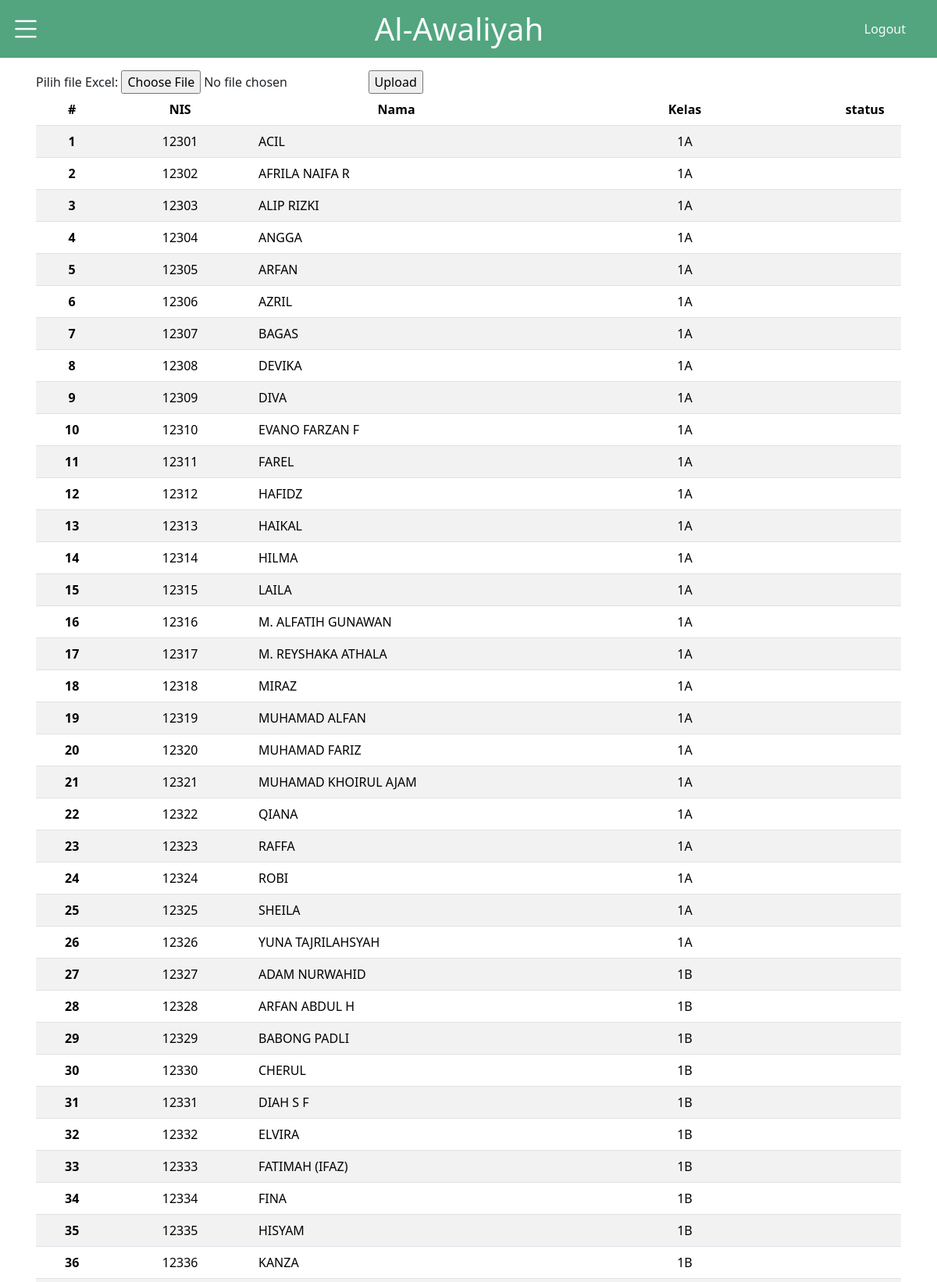
Screenshot of /pages/manajemenSiswa.php (signed in, upper part) with the database file from the repository.
### tables this page shows
CREATE TABLE `siswa` (
  `nis` varchar(15) NOT NULL,
  `nama` varchar(255) DEFAULT NULL,
  `id_kelas` int DEFAULT NULL
);

CREATE TABLE `kelas` (
  `id_kelas` int NOT NULL,
  `nama_kelas` varchar(50) DEFAULT NULL
);

### pages/manajemenSiswa.php (the view, shortened to what this page needs)
<!DOCTYPE html>
<html lang="en">
<head>
    <link href="https://cdn.jsdelivr.net/npm/bootstrap@5.3.2/dist/css/bootstrap.min.css" rel="stylesheet">
    <link rel="stylesheet" href="https://cdn.jsdelivr.net/npm/bootstrap-icons@1.11.2/font/bootstrap-icons.min.css">
    <link rel="stylesheet" href="../css/style.css">
</head>
<body>
    <nav>
        <div class="topnav bg-success bg-opacity-75">
            <div class="row w-100">
                <div class="col col-2">
                    <div class="burger">
                        <a class="btn btn-link" data-bs-toggle="offcanvas" href="#offcanvas" role="button">
                            <i class="bi bi-list text-white fs-1"></i>
                        </a>
                    </div>
                </div>
                <div class="col d-flex justify-content-center align-items-center">
                    <h1 class="text-light m-2">Al-Awaliyah</h1>
                </div>
                <div class="col col-2 d-flex justify-content-end align-items-center">
                    <a class="link-offset-2 link-offset-3-hover link-underline link-underline-opacity-0 link-underline-opacity-75-hover text-light me-3 " href="../action/logout.php">Logout</a>
                </div>
            </div>
        </div>
    </nav>
    <div class="container p-3">
    <form action="../action/upload.php" method="post" enctype="multipart/form-data">
    Pilih file Excel: <input type="file" name="fileToUpload" id="fileToUpload">
    <input type="submit" value="Upload" name="submit">
</form>
      <table class="table table-striped m-0 align-items-center">
        <thead class="text-center">
        <tr>
            <th class="col-1" scope="col">#</th>
            <th class="col-2" scope="col">NIS</th>
            <th class="col-4" scope="col">Nama</th>
            <th class="col-4" scope="col">Kelas</th>
            <th class="col-1" scope="col">status</th>
          </tr>
        </thead>
        <tbody id="data-table-body">
        <?php
        include "../action/koneksi.php";
        $no = 1;
        $data = mysqli_query($koneksi, "SELECT siswa.nis, siswa.nama, kelas.nama_kelas
                                          FROM siswa
                                          INNER JOIN kelas ON siswa.id_kelas = kelas.id_kelas");
        while ($d = mysqli_fetch_array($data)) {
            echo "<tr>";
            echo "<th class='text-center' scope='row'>" . $no++ . "</th>";
            echo "<td class='text-center'>" . $d["nis"] . "</td>";
            echo "<td class='text-start'>" . $d["nama"] . "</td>";
            echo "<td class='text-center'>" . $d["nama_kelas"] . "</td>";
            echo "<td class='text-center'></td>";
            echo "</tr>";
        }
        ?>
        </tbody>
      </table>
    </div>
</body>
</html>

### css/style.css (style rules this page uses)
.topnav { background-color: rgb(83,165,127); }

### rows the page displays
siswa: nis "12301", nama "ACIL", id_kelas.nama_kelas "1A"
siswa: nis "12302", nama "AFRILA NAIFA R", id_kelas.nama_kelas "1A"
siswa: nis "12303", nama "ALIP RIZKI", id_kelas.nama_kelas "1A"
siswa: nis "12304", nama "ANGGA", id_kelas.nama_kelas "1A"
siswa: nis "12305", nama "ARFAN", id_kelas.nama_kelas "1A"
siswa: nis "12306", nama "AZRIL", id_kelas.nama_kelas "1A"
siswa: nis "12307", nama "BAGAS", id_kelas.nama_kelas "1A"
siswa: nis "12308", nama "DEVIKA", id_kelas.nama_kelas "1A"
siswa: nis "12309", nama "DIVA", id_kelas.nama_kelas "1A"
siswa: nis "12310", nama "EVANO FARZAN F", id_kelas.nama_kelas "1A"
siswa: nis "12311", nama "FAREL", id_kelas.nama_kelas "1A"
siswa: nis "12312", nama "HAFIDZ", id_kelas.nama_kelas "1A"
siswa: nis "12313", nama "HAIKAL", id_kelas.nama_kelas "1A"
siswa: nis "12314", nama "HILMA", id_kelas.nama_kelas "1A"
siswa: nis "12315", nama "LAILA", id_kelas.nama_kelas "1A"
siswa: nis "12316", nama "M. ALFATIH GUNAWAN", id_kelas.nama_kelas "1A"
siswa: nis "12317", nama "M. REYSHAKA ATHALA", id_kelas.nama_kelas "1A"
siswa: nis "12318", nama "MIRAZ", id_kelas.nama_kelas "1A"
siswa: nis "12319", nama "MUHAMAD ALFAN", id_kelas.nama_kelas "1A"
siswa: nis "12320", nama "MUHAMAD FARIZ", id_kelas.nama_kelas "1A"
siswa: nis "12321", nama "MUHAMAD KHOIRUL AJAM", id_kelas.nama_kelas "1A"
siswa: nis "12322", nama "QIANA", id_kelas.nama_kelas "1A"
siswa: nis "12323", nama "RAFFA", id_kelas.nama_kelas "1A"
siswa: nis "12324", nama "ROBI", id_kelas.nama_kelas "1A"
siswa: nis "12325", nama "SHEILA", id_kelas.nama_kelas "1A"
siswa: nis "12326", nama "YUNA TAJRILAHSYAH", id_kelas.nama_kelas "1A"
siswa: nis "12327", nama "ADAM NURWAHID", id_kelas.nama_kelas "1B"
siswa: nis "12328", nama "ARFAN ABDUL H", id_kelas.nama_kelas "1B"
siswa: nis "12329", nama "BABONG PADLI", id_kelas.nama_kelas "1B"
siswa: nis "12330", nama "CHERUL", id_kelas.nama_kelas "1B"
siswa: nis "12331", nama "DIAH S F", id_kelas.nama_kelas "1B"
siswa: nis "12332", nama "ELVIRA", id_kelas.nama_kelas "1B"
siswa: nis "12333", nama "FATIMAH (IFAZ)", id_kelas.nama_kelas "1B"
siswa: nis "12334", nama "FINA", id_kelas.nama_kelas "1B"
siswa: nis "12335", nama "HISYAM", id_kelas.nama_kelas "1B"
siswa: nis "12336", nama "KANZA", id_kelas.nama_kelas "1B"
